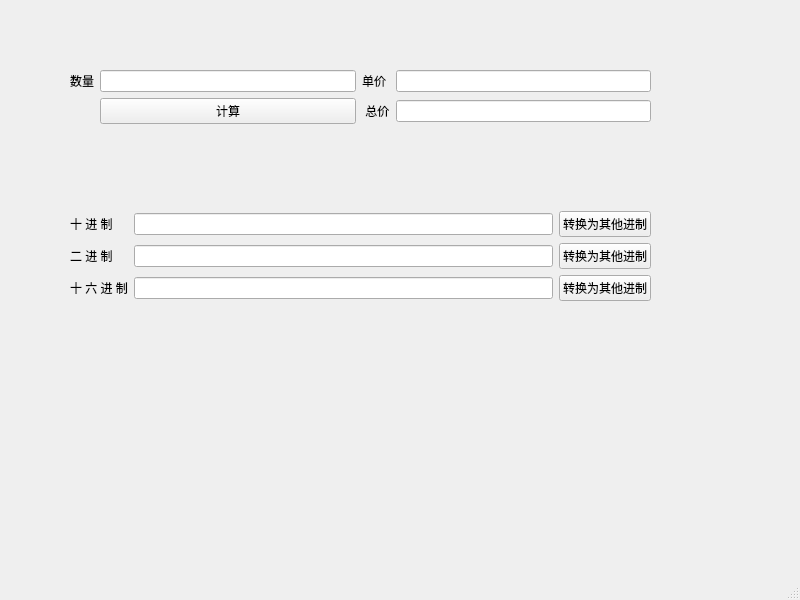
<?xml version="1.0" encoding="UTF-8"?>
<ui version="4.0">
 <class>MainWindow</class>
 <widget class="QMainWindow" name="MainWindow">
  <property name="geometry">
   <rect>
    <x>0</x>
    <y>0</y>
    <width>800</width>
    <height>600</height>
   </rect>
  </property>
  <property name="windowTitle">
   <string>MainWindow</string>
  </property>
  <widget class="QWidget" name="centralwidget">
   <widget class="QWidget" name="verticalLayoutWidget">
    <property name="geometry">
     <rect>
      <x>70</x>
      <y>70</y>
      <width>581</width>
      <height>231</height>
     </rect>
    </property>
    <layout class="QVBoxLayout" name="verticalLayout">
     <item>
      <layout class="QGridLayout" name="gridLayout">
       <item row="0" column="2">
        <widget class="QLabel" name="label_2">
         <property name="text">
          <string>单价</string>
         </property>
        </widget>
       </item>
       <item row="0" column="1">
        <widget class="QLineEdit" name="NumLineEdit"/>
       </item>
       <item row="0" column="0">
        <widget class="QLabel" name="label">
         <property name="text">
          <string>数量</string>
         </property>
        </widget>
       </item>
       <item row="2" column="2">
        <widget class="QLabel" name="label_3">
         <property name="text">
          <string> 总价</string>
         </property>
        </widget>
       </item>
       <item row="2" column="3">
        <widget class="QLineEdit" name="TotalPriceLineEdit"/>
       </item>
       <item row="3" column="2">
        <spacer name="verticalSpacer">
         <property name="orientation">
          <enum>Qt::Vertical</enum>
         </property>
         <property name="sizeHint" stdset="0">
          <size>
           <width>20</width>
           <height>28</height>
          </size>
         </property>
        </spacer>
       </item>
       <item row="2" column="1">
        <widget class="QPushButton" name="calBtn">
         <property name="text">
          <string>计算</string>
         </property>
        </widget>
       </item>
       <item row="0" column="3">
        <widget class="QLineEdit" name="PriceLineEdit"/>
       </item>
       <item row="4" column="0" colspan="4">
        <layout class="QGridLayout" name="gridLayout_2">
         <item row="2" column="0">
          <widget class="QLabel" name="label_6">
           <property name="text">
            <string>十 六 进 制</string>
           </property>
          </widget>
         </item>
         <item row="1" column="0">
          <widget class="QLabel" name="label_4">
           <property name="text">
            <string>二 进 制</string>
           </property>
          </widget>
         </item>
         <item row="0" column="0">
          <widget class="QLabel" name="label_5">
           <property name="text">
            <string>十 进 制</string>
           </property>
          </widget>
         </item>
         <item row="2" column="1">
          <widget class="QLineEdit" name="HexLineEdit"/>
         </item>
         <item row="0" column="1">
          <widget class="QLineEdit" name="DecLineEdit"/>
         </item>
         <item row="1" column="1">
          <widget class="QLineEdit" name="BinLineEdit"/>
         </item>
         <item row="0" column="2">
          <widget class="QPushButton" name="DecToBtn">
           <property name="text">
            <string>转换为其他进制</string>
           </property>
          </widget>
         </item>
         <item row="1" column="2">
          <widget class="QPushButton" name="BinToBtn">
           <property name="text">
            <string>转换为其他进制</string>
           </property>
          </widget>
         </item>
         <item row="2" column="2">
          <widget class="QPushButton" name="HexToBtn">
           <property name="text">
            <string>转换为其他进制</string>
           </property>
          </widget>
         </item>
        </layout>
       </item>
      </layout>
     </item>
    </layout>
   </widget>
  </widget>
  <widget class="QMenuBar" name="menubar">
   <property name="geometry">
    <rect>
     <x>0</x>
     <y>0</y>
     <width>800</width>
     <height>22</height>
    </rect>
   </property>
  </widget>
  <widget class="QStatusBar" name="statusbar"/>
 </widget>
 <resources/>
 <connections/>
</ui>
